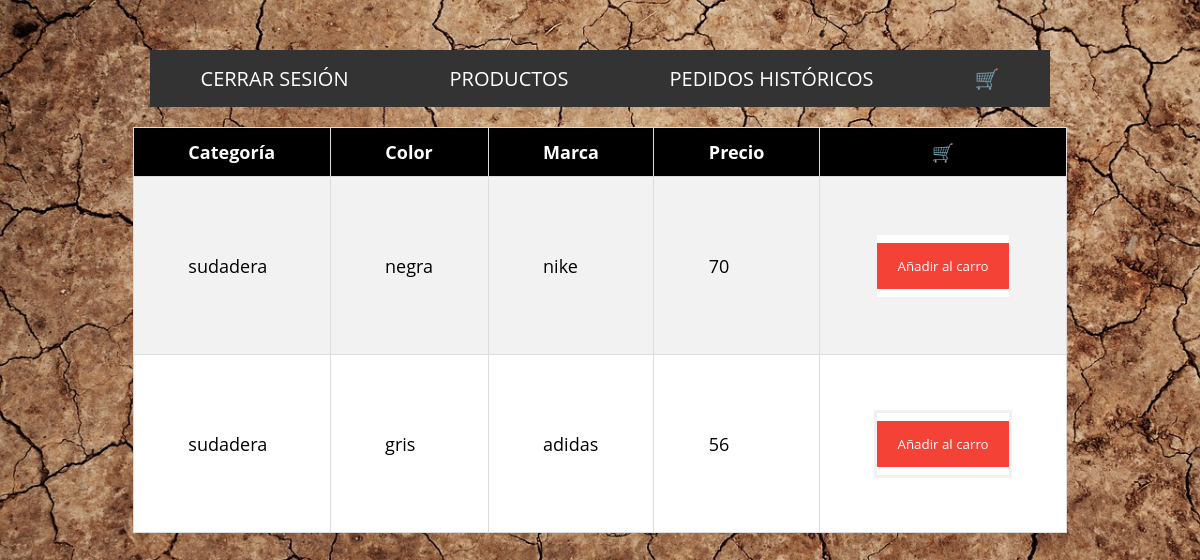
Page /mostrar_sudaderas.php (signed in) on the committed database.
### tables this page shows
CREATE TABLE `productos` (
  `id` int(11) NOT NULL,
  `categoria` varchar(255) NOT NULL,
  `color` varchar(255) NOT NULL,
  `marca` varchar(255) NOT NULL,
  `precio` float NOT NULL
);

### mostrar_sudaderas.php (the view, shortened to what this page needs)
<!DOCTYPE html>
<html lang="es">
<head>
    <link rel="stylesheet" href="css/style.css">
</head>
<body id="fondo">
<?php include_once('header.php');?>
<?php
    $servername = "localhost";
    $username = "root";
    $password = "";
    $dbname = "tienda";
    $conn = mysqli_connect($servername, $username, $password, $dbname);
    $sql = "SELECT id, categoria, color, marca, precio FROM productos WHERE categoria='sudadera'";
    $resultado = mysqli_query($conn, $sql);
    echo "<table id='categorias'>";
    echo "<tr><th>Categoría</th><th>Color</th><th>Marca</th><th>Precio</th><th>🛒</th></tr>";
    while ($fila = mysqli_fetch_assoc($resultado)) {
      echo "<tr><td>" . $fila["categoria"] . "</td><td>" . $fila["color"] . "</td><td>" . $fila["marca"] . "</td><td>" . $fila["precio"] . "</td><td><form action='carro.php' method='POST'><input type='hidden' name='id' value='" . $fila["id"] . "'><input type='hidden' name='categoria' value='" . $fila["categoria"] . "'><input type='hidden' name='color' value='" . $fila["color"] . "'><input type='hidden' name='marca' value='" . $fila["marca"] . "'><input type='hidden' name='precio' value='" . $fila["precio"] . "'><button type='submit'>Añadir al carro</button></form></td></tr>";
    }
    echo "</table>";
?>
</body>
</html>

### css/style.css (style rules this page uses)
form { border: 3px solid #f1f1f1; background-color: white; }
button { background-color: #f44336; color: white; padding: 14px 20px; margin: 8px 0; border: none; cursor: pointer; width: 100%; }
form { margin: 10 25%; }
* { margin: 0; padding: 0; box-sizing: border-box; font-family: 'Open Sans'; }
body { background-image: url(../img/fondo.png); background-size: cover; border-collapse: collapse; width: 100%; font-size: 18px; color: black; }
#fondo { background-image: url(../img/fondo.png); background-size: cover; border-collapse: collapse; width: 100%; font-size: 18px; color: white; }
#categorias { font-family: Arial, Helvetica, sans-serif; border-collapse: collapse; list-style: none; display: flex; justify-content: space-around; margin: 20px; }
#categorias td, #categorias th { border: 1px solid #ddd; padding: 54.5px; }
#categorias tr { color: black; background-color: white; }
#categorias tr:nth-child(even) { background-color: #f2f2f2; }
#categorias th { padding-top: 12px; padding-bottom: 12px; text-align: left; background-color: black; color: white; text-align: center; }
* { box-sizing: border-box; }

### rows in the picture
productos: categoria "sudadera", color "negra", marca "nike", precio "70"
productos: categoria "sudadera", color "gris", marca "adidas", precio "56"
